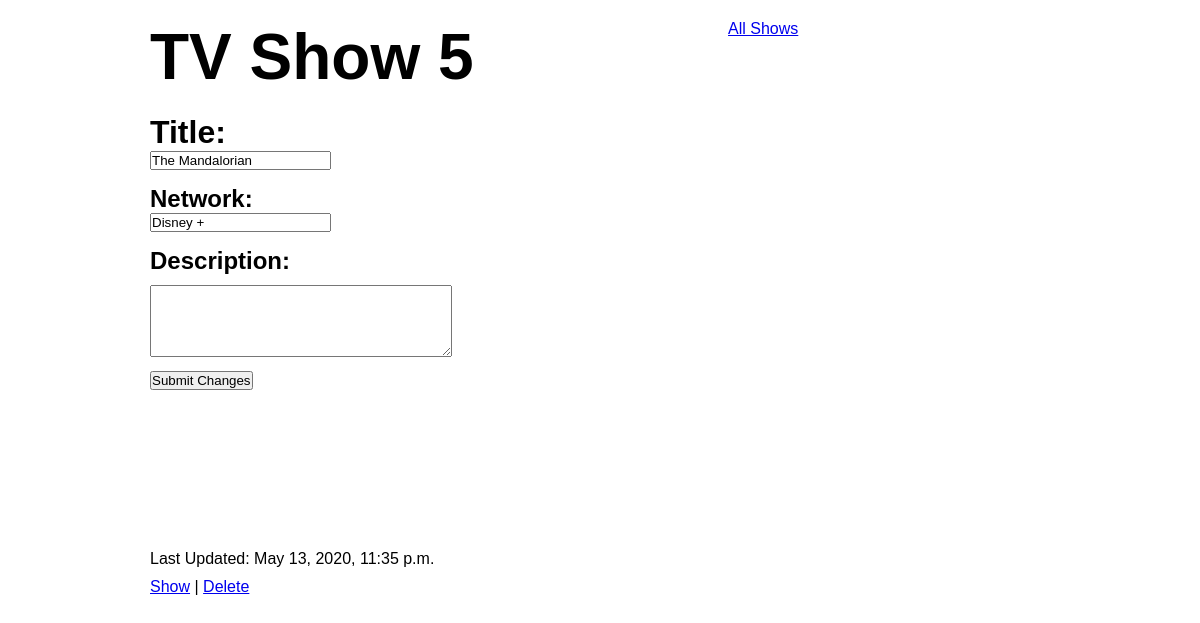
/shows/5/edit, run on the app's committed database.
### shows/models.py (models this page shows)
class Show(models.Model):
    title = models.CharField(max_length=50)
    desc = models.TextField()
    network = models.ForeignKey(Network, related_name="shows", on_delete=models.CASCADE)
    release_date = models.DateField(auto_now=False, auto_now_add=False)
    created_at = models.DateTimeField(auto_now_add=True)
    updated_at = models.DateTimeField(auto_now=True)
    objects = ShowManager()

class Network(models.Model):
    name = models.CharField(max_length=50)
    created_at = models.DateTimeField(auto_now_add=True)
    updated_at = models.DateTimeField(auto_now=True)

### shows/views.py (the view)
# urls.py: path('shows/<int:id>/edit', views.edit_show_page),
def edit_show_page(request, id):
    context= {
        'curr_show': Show.objects.get(id=id)
    }
    return render(request, 'edit_show.html', context)

### shows/templates/edit_show.html (shortened to what this page needs)
<!DOCTYPE html>
<html lang="en">
<head>
    {% load static %}
    <link rel="stylesheet" href="{% static 'css/edit_show.css' %}">
</head>
<body>
    <div id="container">
        <div id="header">
            <h1>TV Show {{curr_show.id}}</h1>
            <a href="/shows">All Shows</a>
        </div>
        <div class="show_info">
            <form action="/shows/{{curr_show.id}}/process_edit" method="POST">
                <h1>Title:</h1>
                <input type="text" name="title" value="{{curr_show.title}}"></input>
                <h2>Network:</h2>
                <input type="text" name="network" value="{{curr_show.network.name}}"></input>
                <h2>Description:</h2>
                <textarea name="desc" id="Description"></textarea>
                <input type="submit" value="Submit Changes" id="sub_btn">
            </form>
        </div>
        <div id="errors">
        </div>
        <div id="footer">
            <p>Last Updated: {{curr_show.updated_at}}</p>
            <div id="show_links">
                <p><a href="/shows/{{curr_show.id}}">Show</a> | <a href="/shows/{{curr_show.id}}/delete">Delete</a></p>
            </div>
        </div>
    </div>
</body>
</html>

### shows/static/css/edit_show.css (style rules this page uses)
* { padding: 0; margin: 0; font-family: Arial, Helvetica, sans-serif; }
#container { width: 900px; margin: 15px auto; }
textarea { margin: 10px 0; height: 70px; width: 300px; }
#header { margin: 20px 0; }
#header a { display: inline-block; vertical-align: top; margin-right: 20px; margin-left: 250px; }
#header h1 { display: inline-block; font-size: 48pt; }
#show_info h1, h2, h3, h4 { margin-top: 15px; }
#sub_btn { display: block; }
#errors { height: 100px; margin-top: 10px; }
#footer { margin-top: 50px; }
#show_links { margin-top: 10px; }

### data on the page
Show: id "5", title "The Mandalorian", network "Disney +", updated_at "May 13, 2020, 11:35 p.m."
